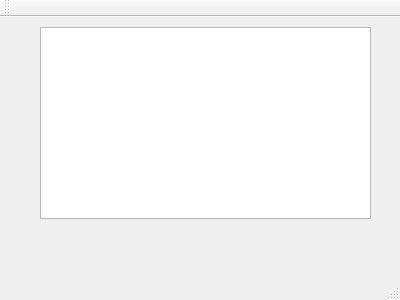
<?xml version="1.0" encoding="UTF-8"?>
<ui version="4.0">
 <class>MainWindow</class>
 <widget class="QMainWindow" name="MainWindow">
  <property name="geometry">
   <rect>
    <x>0</x>
    <y>0</y>
    <width>400</width>
    <height>300</height>
   </rect>
  </property>
  <property name="windowTitle">
   <string>MainWindow</string>
  </property>
  <widget class="QWidget" name="centralWidget">
   <widget class="QListWidget" name="listStudents">
    <property name="geometry">
     <rect>
      <x>40</x>
      <y>10</y>
      <width>331</width>
      <height>192</height>
     </rect>
    </property>
   </widget>
  </widget>
  <widget class="QMenuBar" name="menuBar">
   <property name="geometry">
    <rect>
     <x>0</x>
     <y>0</y>
     <width>400</width>
     <height>22</height>
    </rect>
   </property>
  </widget>
  <widget class="QToolBar" name="mainToolBar">
   <attribute name="toolBarArea">
    <enum>TopToolBarArea</enum>
   </attribute>
   <attribute name="toolBarBreak">
    <bool>false</bool>
   </attribute>
  </widget>
  <widget class="QStatusBar" name="statusBar"/>
 </widget>
 <layoutdefault spacing="6" margin="11"/>
 <resources/>
 <connections/>
</ui>
